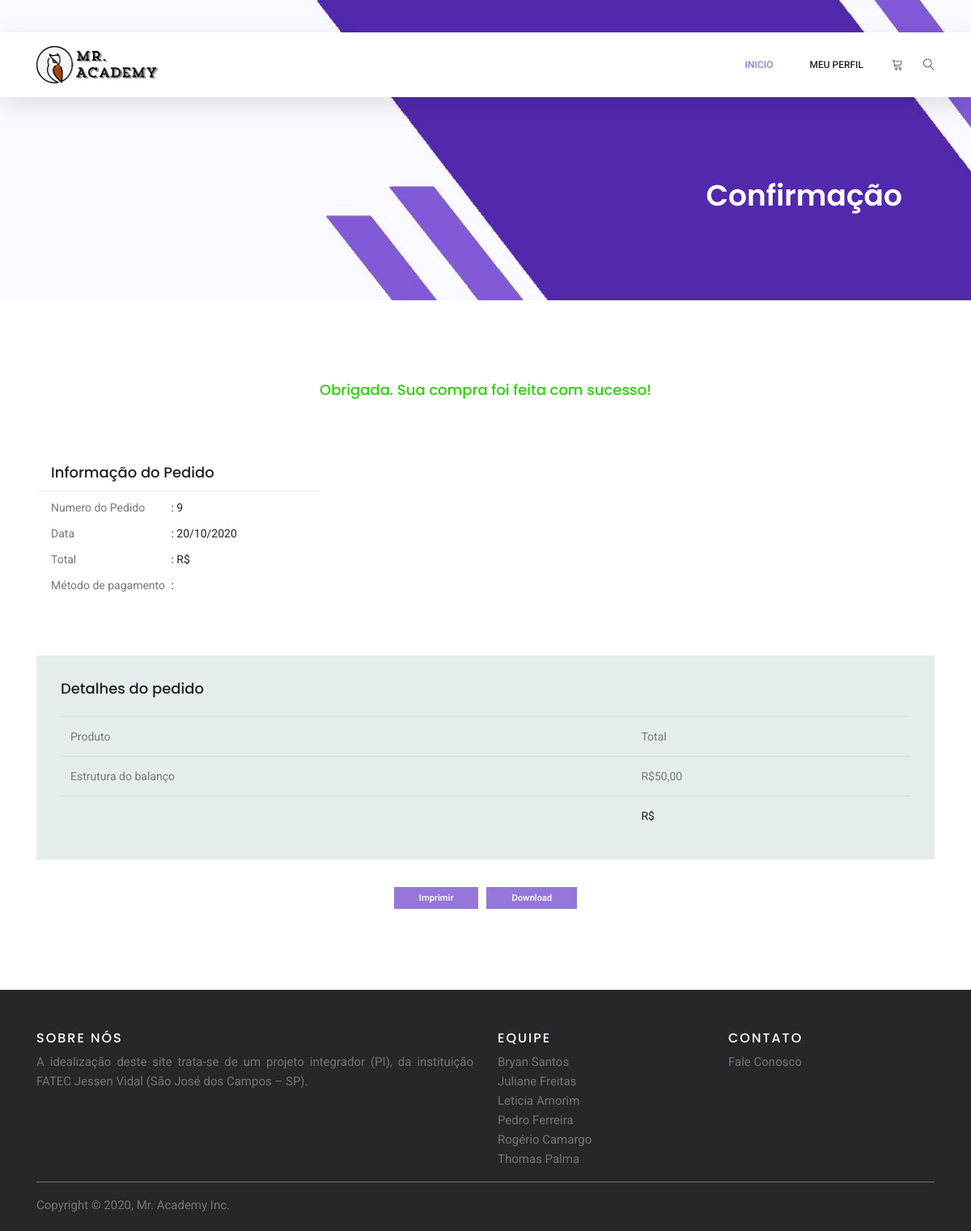
/src/carousel/pagcartao.php, run on an earlier commit of the app's database.
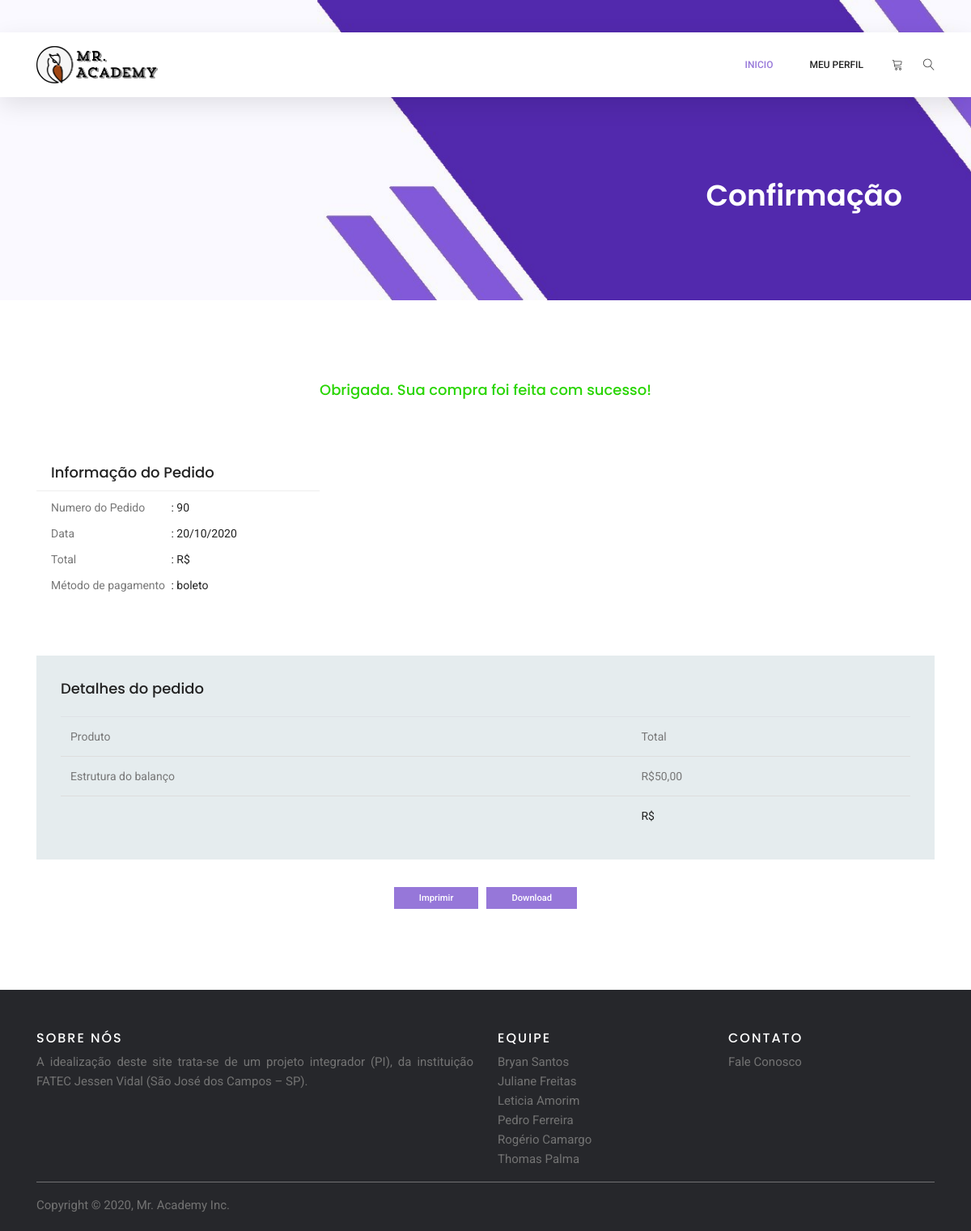
And on a later commit of the database.
### tables this page shows
CREATE TABLE `pedidos` (
  `id_pedido` int(11) NOT NULL,
  `id` int(11) NOT NULL,
  `titulo_produto` varchar(250) NOT NULL,
  `preco` varchar(100) NOT NULL,
  `parcelas` int(11) NOT NULL,
  `metodopag` varchar(50) NOT NULL
);

CREATE TABLE `arquivos` (
  `id` int(11) NOT NULL,
  `nome_arquivo` varchar(100) NOT NULL,
  `caminho` varchar(255) NOT NULL,
  `disciplina` varchar(100) NOT NULL,
  `descricao` text NOT NULL,
  `extensao_arquivo` varchar(5) NOT NULL,
  `titulo_produto` varchar(250) NOT NULL,
  `preco` varchar(100) NOT NULL
);

### src/carousel/pagcartao.php (the view, shortened to what this page needs)
<?php
include 'conexao.php'
?>
<!DOCTYPE html>
<html lang="pt-br">
<head>
  <link rel="stylesheet" href="css/linearicons.css">
  <link rel="stylesheet" href="css/themify-icons.css">
  <link rel="stylesheet" href="css/bootstrap.css">
  <link rel="stylesheet" href="css/owl.carousel.css">
  <link rel="stylesheet" href="css/main.css">
  <link href="carousel.css" rel="stylesheet">
</head>
<body>
<header class="header_area sticky-header">
		<div class="main_menu">
			<nav class="navbar navbar-expand-lg navbar-light main_box">
				<div class="container">
					<a class="navbar-brand logo_h" href=" "><img src="imagens/logo.png" width="150px"></a>
					<div class="collapse navbar-collapse offset" id="navbarSupportedContent">
						<ul class="nav navbar-nav menu_nav ml-auto">
							<li class="nav-item active"><a class="nav-link" href="produtos.php">Inicio</a></li>
							<li class="nav-item submenu dropdown">
								<a href="#" class="nav-link dropdown-toggle" data-toggle="dropdown" role="button" aria-haspopup="true"
								 aria-expanded="false">Meu Perfil</a>
							</li>
						</ul>
						<ul class="nav navbar-nav navbar-right">
							<li class="nav-item"><a href="#" class="cart"><span class="lnr lnr-cart"></span></a></li>
							<li class="nav-item">
								<button class="search"><span class="lnr lnr-magnifier" id="search"></span></button>
							</li>
						</ul>
					</div>
				</div>
			</nav>
		</div>
	</header>
	<section class="banner-area organic-breadcrumb">
		<div class="container">
			<div class="breadcrumb-banner d-flex flex-wrap align-items-center justify-content-end">
				<div class="col-first">
					<h1>Confirmação</h1>
				</div>
			</div>
		</div>
	</section>
	<section class="order_details section_gap">
		<div class="container">
			<h3 class="title_confirmation">Obrigada. Sua compra foi feita com sucesso!</h3>
			<div class="row order_d_inner">
				<div class="col-lg-4">
					<div class="details_item">
					<?php
					  $result_produtos = "SELECT * FROM pedidos";
					  $resultado_produtos = mysqli_query($conexao, $result_produtos);
					  $infos_produto = mysqli_fetch_assoc($resultado_produtos);
					?>
						<h4>Informação do Pedido</h4>
						<ul class="list">
							<li><a href="#"><span>Numero do Pedido</span> : <?php echo ($infos_produto['id_pedido']) ?></a></li>
							<li><a href="#"><span>Data</span> : 20/10/2020</a></li>
							<li><a href="#"><span>Total</span> : R$ </a></li>
							<li><a href="#"><span>Método de pagamento</span> : <?php echo ($infos_produto['metodopag']) ?></a></li>
						</ul>
					</div>
				</div>
				<div class="col-lg-4">
				</div>
				<div class="col-lg-4">
				</div>
			</div>
			<?php
					  $result_produtos = "SELECT * FROM arquivos";
					  $resultado_produtos = mysqli_query($conexao, $result_produtos);
					  $infos_produto = mysqli_fetch_assoc($resultado_produtos);
					?>
			<div class="order_details_table">
				<h2>Detalhes do pedido</h2>
				<div class="table-responsive">
					<table class="table">
						<thead>
							<tr>
								<th scope="col">Produto</th>
								<th scope="col">Total</th>
							</tr>
						</thead>
						<tbody>
							<tr>
								<td>
									<p><?php echo($infos_produto["titulo_produto"]); ?></p>
								</td>
								<td>
									<p><?php echo($infos_produto["preco"]); ?></p>
								</td>
							</tr>
							<tr>
								<td>
								</td>
								<td>
									<p>R$</p>
								</td>
							</tr>
						</tbody>
					</table>
				</div>
			</div>
		</div>
		<br>
		<center>
			<div class="button-group-area mt-40">
			<a href="#" class="genric-btn primary small" onClick="window.print()">Imprimir</a><a class="genric-btn primary small small" href="perfiluser.php">Download</a></div>
	</section>
    <footer class="site-footer">
      <div class="container">
        <div class="row">
          <div class="col-sm-12 col-md-6">
            <h6>Sobre nós</h6>
            <p class="text-justify">A idealização deste site trata-se de um projeto integrador (PI), da instituição FATEC Jessen Vidal (São José dos Campos – SP).</p>
          </div>
          <div class="col-xs-6 col-md-3">
            <h6>Equipe</h6>
            <ul class="footer-links">
   			  <li><a href="https://www.linkedin.com/in/bryan-santos-77b53317b/" target="_blank">Bryan Santos</a></li>
              <li><a href="https://www.linkedin.com/in/juliane-freitas-9b6287163/" target="_blank">Juliane Freitas</a></li>
              <li><a href="https://www.linkedin.com/in/leticia-amorim-4761b1185/" target="_blank">Leticia Amorim</a></li>
              <li><a href="https://www.linkedin.com/in/pedro-ferreira-6a8417190/" target="_blank">Pedro Ferreira</a></li>
              <li><a href="https://www.linkedin.com/in/rogério-camargo-3a01191a5/" target="_blank">Rogério Camargo</a></li>
              <li><a href="https://www.linkedin.com/in/thomas-palma-0764b81b3/" target="_blank">Thomas Palma</a></li>
            </ul>
          </div>
          <div class="col-xs-6 col-md-3">
            <h6>Contato</h6>
            <ul class="footer-links">
              <li><a href="contato.php">Fale Conosco</a></li>
         	</ul>
          </div>
        </div>
        <hr>
      </div>
      <div class="container">
        <div class="row">
          <div class="col-md-8 col-sm-6 col-xs-12">
            <p class="copyright-text">Copyright © 2020, Mr. Academy Inc. <a href="#"></a></p>
</footer>
</body>
</html>

What changed in the data, as far as the page shows it:
removed pedidos: id_pedido "9"
added pedidos: id_pedido "90", metodopag "boleto"
